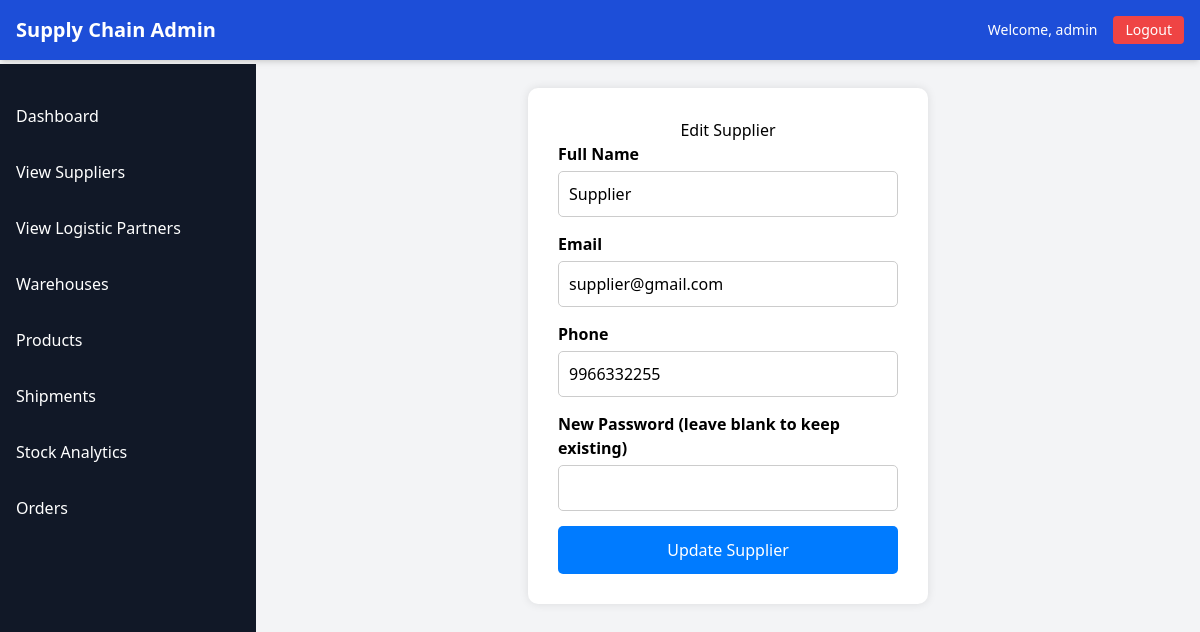
/suppliers/edit/13/ (signed in), run on the app's committed database.
### abcd/models.py (models this page shows, shortened)
class NewUser(AbstractUser):
    USER_TYPE_CHOICES = [
        ('supplier', 'Supplier'),
        ('logistic_partner', 'Logistic Partner'),
        ('customer', 'Customer'),
    ]
    full_name = models.CharField(max_length=100)
    email = models.EmailField(unique=True)
    contact_no = models.CharField(max_length=15, unique=True)
    user_type = models.CharField(max_length=20, choices=USER_TYPE_CHOICES)

### abcd/views.py (the view, shortened to what this page needs)
# urls.py: path('suppliers/edit/<int:user_id>/', views.edit_supplier, name='edit_supplier'),
@login_required
@user_passes_test(is_admin)
def edit_supplier(request, user_id):
    supplier = get_object_or_404(NewUser, id=user_id, user_type='supplier')
    return render(request, 'admin1/edit_supplier.html', {'supplier': supplier})

### abcd/views.py (called while the page is built)
def is_admin(user):
    return user.is_superuser

### abcd/templates/admin1/edit_supplier.html (shortened to what this page needs)
{% extends 'admin1/base.html' %}
{% block content %}
<div class="form-container">
    <h2>Edit Supplier</h2>
    <form method="POST">
        <div class="form-group">
            <label>Full Name</label>
            <input type="text" name="full_name" value="{{ supplier.full_name }}" required>
        </div>
        <div class="form-group">
            <label>Email</label>
            <input type="email" name="email" value="{{ supplier.email }}" required>
        </div>
        <div class="form-group">
            <label>Phone</label>
            <input type="text" name="phone" value="{{ supplier.contact_no }}" required>
        </div>
        <div class="form-group">
            <label>New Password (leave blank to keep existing)</label>
            <input type="password" name="password">
        </div>
        <button type="submit" class="submit-btn">Update Supplier</button>
    </form>
</div>
{% endblock %}

### abcd/templates/admin1/base.html (shortened to what this page needs)
<!DOCTYPE html>
<html lang="en">
<head>
    <script src="https://cdn.tailwindcss.com"></script>
</head>
<body class="bg-gray-100 font-sans min-h-screen">
    <nav class="bg-blue-700 text-white p-4 flex justify-between items-center fixed w-full top-0 z-20 shadow-md">
        <div class="flex items-center">
            <h1 class="text-xl font-bold">Supply Chain Admin</h1>
        </div>
        <div class="flex items-center space-x-4">
            <span class="text-sm hidden md:block">Welcome, {{ user.full_name|default:user.username }}</span>
            <a href="{% url 'logout_view' %}" class="bg-red-500 hover:bg-red-600 px-3 py-1 rounded text-sm">Logout</a>
        </div>
    </nav>
    <div id="sidebar" class="bg-gray-900 text-white w-64 h-screen fixed top-0 mt-16 transition-all duration-300 md:block hidden">
        <ul class="mt-6">
            <li class="p-4 hover:bg-gray-700"><a href="{% url 'admin_dashboard' %}" class="block">Dashboard</a></li>
            <li class="p-4 hover:bg-gray-700"><a href="{% url 'view_suppliers' %}" class="block">View Suppliers</a></li>
<li class="p-4 hover:bg-gray-700"><a href="{% url 'view_logistic_partners' %}" class="block">View Logistic Partners</a></li>
            <li class="p-4 hover:bg-gray-700"><a href="{% url 'warehouse_list' %}" class="block">Warehouses</a></li>
            <li class="p-4 hover:bg-gray-700"><a href="{% url 'product_list' %}" class="block">Products</a></li>
            <li class="p-4 hover:bg-gray-700"><a href="{% url 'shipment_list' %}" class="block">Shipments</a></li>
            <li class="p-4 hover:bg-gray-700"><a href="{% url 'stock_chart' %}" class="block">Stock Analytics</a></li>
            <li class="p-4 hover:bg-gray-700"><a  href="{% url 'admin_order_list' %}">Orders</a></li>
        </ul>
    </div>
    <div id="main-content" class="ml-0 md:ml-64 mt-16 p-6 transition-all duration-300 max-w-7xl mx-auto">
        {% block content %}
        {% endblock %}
    </div>
</body>
</html>

### abcd/templates/admin1/edit_supplier.html (style rules this page uses)
.form-container { background: #fff; padding: 30px; border-radius: 10px; width: 400px; margin: auto; box-shadow: 0 0 10px rgba(0,0,0,0.1); }
.form-container h2 { text-align: center; }
.form-group { margin-bottom: 15px; }
.form-group label { font-weight: bold; display: block; margin-bottom: 5px; }
.form-group input { width: 100%; padding: 10px; border-radius: 5px; border: 1px solid #ccc; }
.submit-btn { width: 100%; padding: 12px; background-color: #007bff; color: white; border: none; border-radius: 5px; cursor: pointer; }

### data on the page
NewUser: full_name "admin"
NewUser: full_name "Supplier", email "supplier@gmail.com", phone "9966332255"
